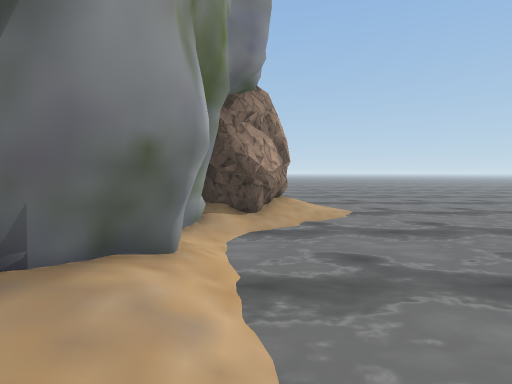
view 1 (above)

16 first-person views from a walk through a scene from a Unity 3-D project. The camera is 1.2 m above the floor, tilts 4° down and sees 85° across. The floor is counted in squares, 1 m on a side. Each view is taken from the middle of a square. On the plan, view 1 faces up. The plan holds only what a view shows up to about 13 squares ahead; the rest is blank. The place goes on beyond the plan. Some surface patterns are stand-ins.

view 2
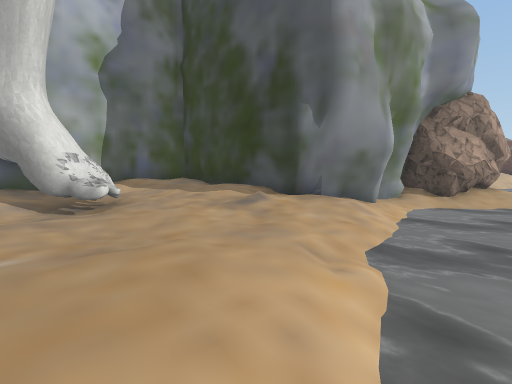

view 3
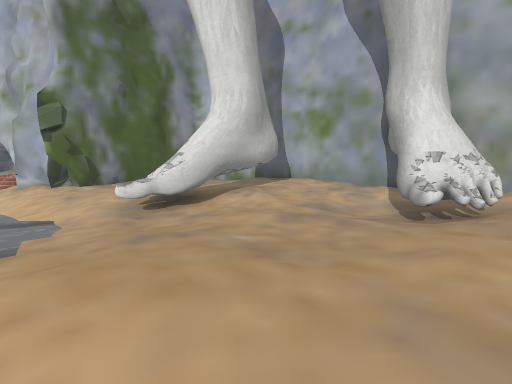

view 4
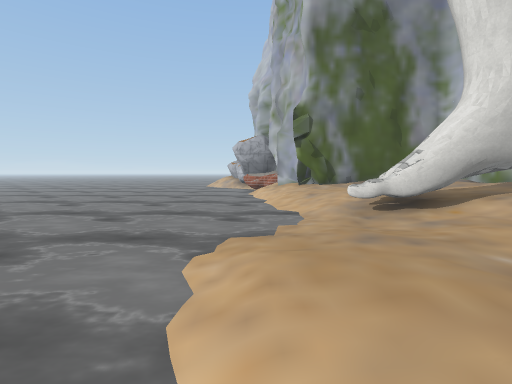

view 5
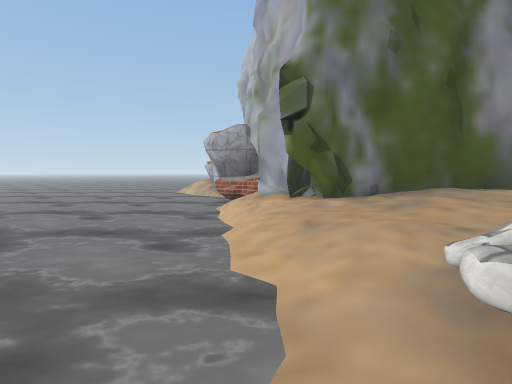

view 6
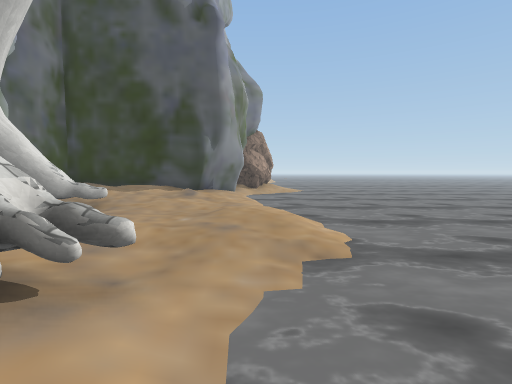

view 7
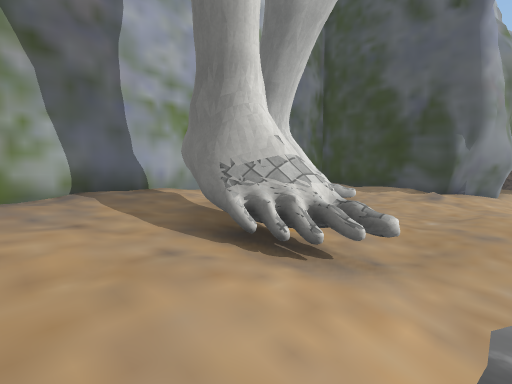

view 8
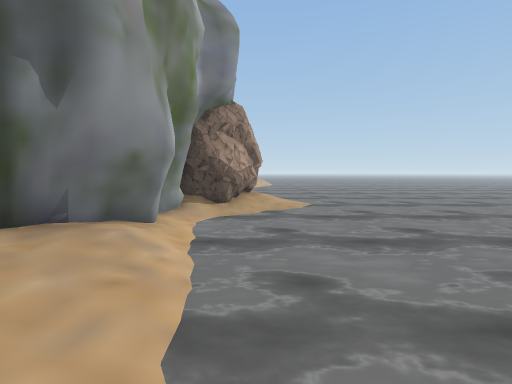

view 9
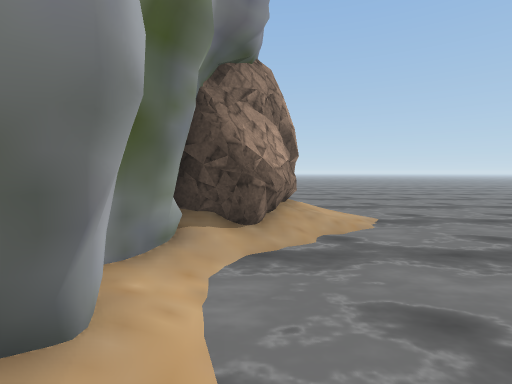

view 10
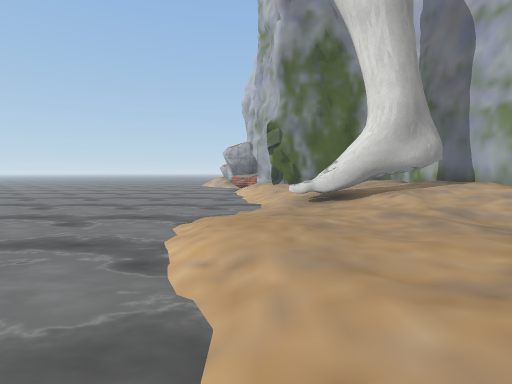

view 11
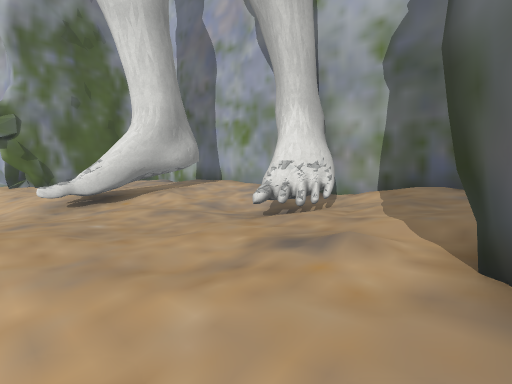

view 12
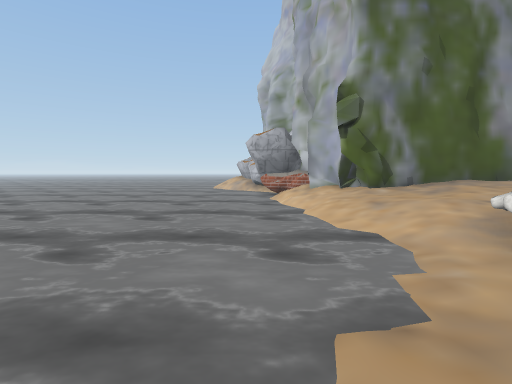

view 13
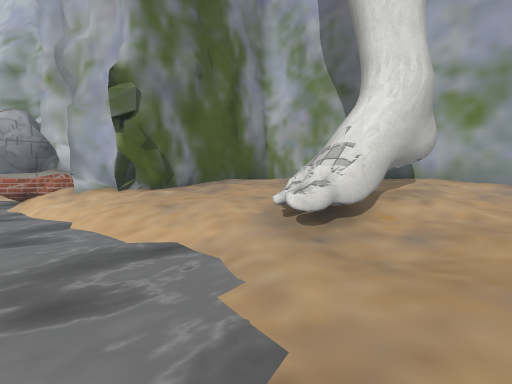

view 14
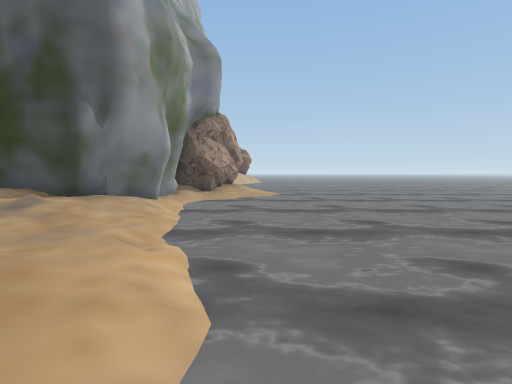

view 15
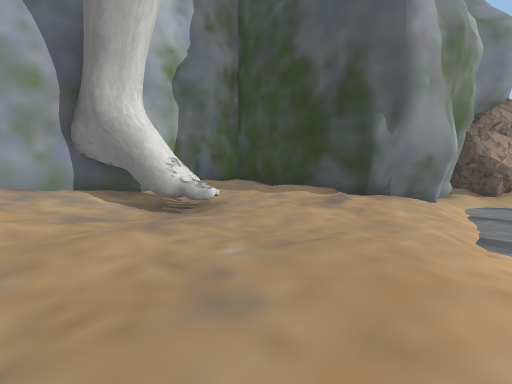

view 16
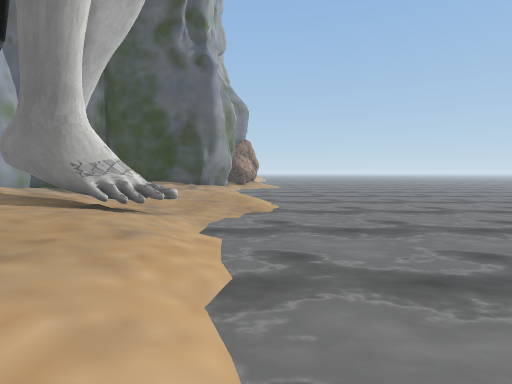

### Floor plan
Key: @ floor where view 1 was taken; # wall or solid block; x gap in a wall; . main floor; : floor 0.25 m higher than the main floor; - floor 0.25 m lower than the main floor; + floor 0.5 m higher than the main floor; / step, stairs or slope; = window, fence, low wall or low ledge; ~ water the walk can cross; ≈ water the walk keeps out of; ^ raised ledge; R rock.
Columns run from 8 left of view 1 to 8 right of it. Each row starts with its distance up from view 1.
 15           ≈≈≈≈≈≈≈
 14           ≈≈≈≈≈~≈
 13           ≈≈≈≈≈~≈
 12           ~≈≈≈≈~≈
 11          R ~~≈~~≈
 10         RR/~~~~~≈
  9         RR//~~~~≈
  8        RRR/~≈≈≈~≈
  7       #RR-~≈≈≈≈≈≈
  6       ##~~≈≈≈≈≈≈≈
  5       ##~≈≈≈≈≈≈≈≈
  4       ##~≈≈≈≈≈≈≈≈
  3       ##~≈≈≈≈≈≈≈≈
  2 #######/-≈≈≈≈≈≈≈≈
  1 #+::::.//≈≈≈≈≈≈≈≈
  0 #+//:.//@≈≈≈≈≈≈≈≈
 -1 #////.../~≈≈≈≈≈≈≈
 -2 ####/.-../≈≈≈≈≈≈≈
 -3 ###==.-../~≈≈≈≈≈≈
 -4 ##/-..-../~≈≈≈≈≈≈
 -5 #:/....--/~≈≈≈≈≈≈
 -6 #////.--/~~≈≈≈≈≈≈
 -7 #+/###=--~~≈≈≈≈≈≈
 -8 #++###x=~~≈≈≈≈≈≈≈
 -9 #++::=//~~≈≈≈≈≈≈≈
-10 #++:::://~≈≈≈≈≈≈≈
-11 ##+:::://~≈≈≈≈≈≈≈
-12  #+:::://~≈≈≈≈≈≈≈
-13  #######/~≈≈≈≈≈≈≈
-14       ##/-≈≈≈≈≈≈≈
-15        ##/≈≈≈≈≈≈≈
-16         #/~≈≈≈≈≈≈
-17         #^≈≈≈≈≈≈≈
-18         #^≈≈≈≈≈≈≈
-19         ##≈≈≈≈≈≈≈

Positions as (right, up) in squares from view 1, and headings:
1: (0, 0), facing up
2: (2, -4), facing up-left
3: (1, -1), facing down-left
4: (1, -1), facing down
5: (0, -6), facing down
6: (0, -10), facing up
7: (0, -11), facing up-left
8: (1, -2), facing up
9: (0, 2), facing up
10: (0, 2), facing down
11: (0, 2), facing down-left
12: (2, -4), facing down
13: (2, -5), facing down-left
14: (2, -5), facing up
15: (1, -6), facing up-left
16: (1, -15), facing up
